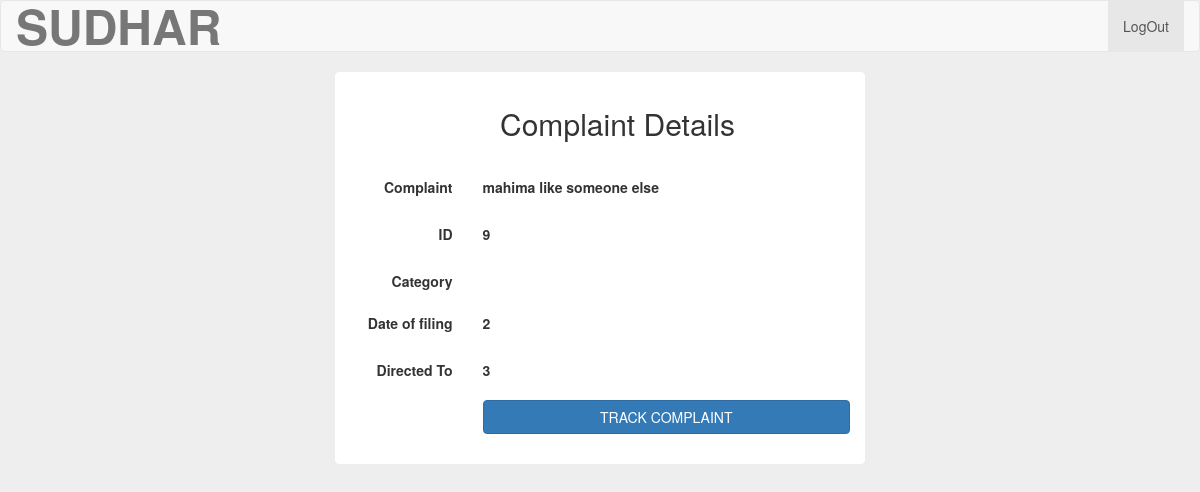
The app's page /complaint/9/ with its own data.
### change/models.py (models this page shows, shortened)
class Complaint(models.Model):
    c_name = models.CharField(max_length=250)
    c_id = models.CharField(max_length=250)
    date = models.CharField(max_length=250)
    directed_to = models.CharField(max_length=250)
    c_category = models.CharField(max_length=5)

### change/views.py (the view)
# urls.py: url(r'^complaint/(?P<pk>[0-9]+)/$', views.complaint_details, name='complaint_details'),
def complaint_details(request, pk):
    complaint = get_object_or_404(Complaint, pk=pk)
    return render(request, 'change/complaint_details.html', {'complaint': complaint})

### change/templates/change/complaint_details.html (shortened to what this page needs)
{% block content %}
    <html>
<head>
  <link rel="stylesheet" href="https://maxcdn.bootstrapcdn.com/bootstrap/3.3.7/css/bootstrap.min.css">
</head>
<body>
    <nav class="navbar navbar-default">
  <div class="container-fluid">
    <div class="navbar-header">
      <a class="navbar-brand" href="#"><font size="40px"><b>SUDHAR</b></font></a>
    </div>
    <ul class="nav navbar-nav" style="float:right;">
      <li class="active"><a href="{% url 'change:logout' %}">LogOut</a></li>
    </ul>
  </div>
</nav>
<div class="container">
            <form class="form-horizontal" role="form">
                <h2>Complaint Details</h2>
                <div class="form-group">
                    <label for="firstName" class="col-sm-3 control-label">Complaint</label>
                    <div class="col-sm-9">
                         <label style="margin-top: 7px;">{{ complaint.c_name }}</label>
                    </div>
                </div>
                <div class="form-group">
                    <label for="email" class="col-sm-3 control-label">ID</label>
                    <div class="col-sm-9">
                        <label style="margin-top: 7px;">{{ complaint.id }}</label>
                    </div>
                </div>
                <div class="form-group">
                    <label for="password" class="col-sm-3 control-label">Category</label>
                    <div class="col-sm-9">
                    </div>
                </div>
                <div class="form-group">
                    <label for="birthDate" class="col-sm-3 control-label">Date of filing</label>
                    <div class="col-sm-9">
                         <label style="margin-top: 7px;">{{ complaint.date }}</label>
                    </div>
                </div>
                <div class="form-group">
                    <label for="birthDate" class="col-sm-3 control-label">Directed To</label>
                    <div class="col-sm-3">
                         <label style="margin-top: 7px;">{{ complaint.directed_to }}</label>
                    </div>
                </div>
                  <div class="form-group">
                    <div class="col-sm-9 col-sm-offset-3">
                        <button type="submit" class="btn btn-primary btn-block" style="margin-right: 1500px ">TRACK COMPLAINT</button>
                    </div>
                </div>
            </form>
        </div>
</body>
{% endblock %}

### change/templates/change/complaint_details.html (style rules this page uses)
body { background: #eee !important; }
body { background-color: #eee; }
*[role="form"] { max-width: 530px; padding: 15px; margin: 0 auto; background-color: #fff; border-radius: 0.3em; }
*[role="form"] h2 { margin-left: 5em; margin-bottom: 1em; }

### records on screen
Complaint: c_name "mahima like someone else", id "9", date "2", directed_to "3"
